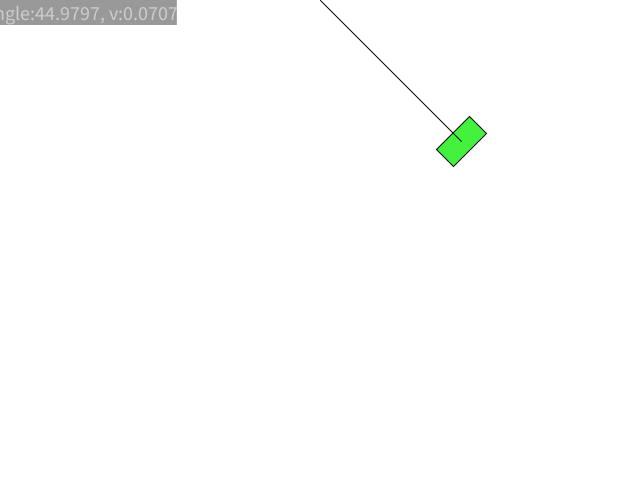
Frame 1 (no input)
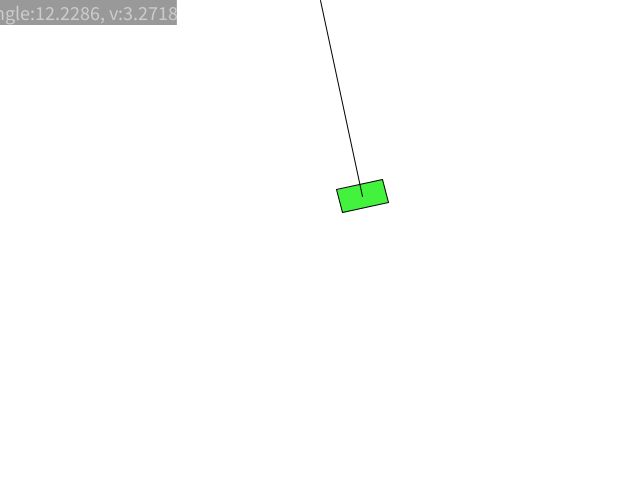
Frame 60 (the mouse pressed at the canvas centre just before this capture)
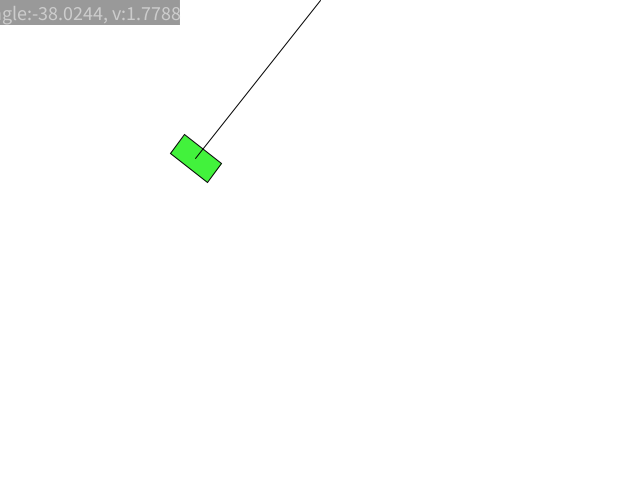
Frame 120 (the mouse held since frame 60 and released just before this capture)

The Processing sketch that drew these frames (run headless with seeded random() and noise(); from frame 60 on, the mouse is pressed at the canvas centre):

// Processing sketch: Pendulum
// ── Pendulum.pde
/* I thing my way is better than the book's code
   because I use the intergration of forces effect
   to work out the velocity */
final float G = 0.1;
final float size = 20.0;
Mover p;
void setup(){
    
    size(640, 480);
    p = new Mover(200, PI/4);
}

void draw(){
    background(255);

    PVector gravity  = new PVector(0, G * p.mass);
    PVector tForce   = _t(p);
    p.applyForce(gravity);
    p.applyForce(tForce);
    p.update(); 
    p.display();
    
    _textOut(80, 20);
}

/* Here use a approximate formula:
    Pendulum's arm length:L
    Ball's mass:m
    Start angle:Q
    Current angle:a
    current velocity'mag:v
    Tension = m * G * cos(a) + m * v * v / L
    
    Derived from Conservative law of mechanical engergy:
    m * v * v / 2 = m * G * L (1 - cosQ)
    */
PVector _t(Mover p){
    float v = p.velocity.mag();
    float t = p.mass * G * cos(p.curAngle) + p.mass * v * v / p.arm;
    PVector tForce = PVector.sub(new PVector(width/2, 0), p.location);
    tForce.normalize();
    tForce.mult(t);
    return tForce;
}
void _textOut(float x, float y){
    String out = String.format("angle:%04.4f, v:%04.4f", degrees(p.curAngle), p.velocity.mag());
    textSize(size);
    float tw = textWidth(out);
    rectMode(CENTER);
    fill(0, 102);
    noStroke();
    rect(x, y - size/2.0, tw, size*1.5);
    textAlign(CENTER);
    fill(204);
    text(out, x, y);
}

// ── Mover.pde
class Mover{
    PVector location;
    PVector velocity;
    PVector acceleration;

    color _color;
    float arm;
    float startAngle; 
    float curAngle;
    float mass;
    float angle = 0.0;
    float aVelocity = 0.0;
    float aAcceleration = 0.0;

    Mover(float arm, float startAngle){
        this.arm = arm;
        this.startAngle = startAngle;
        curAngle = startAngle;
        location = new PVector(0,0);
        location.x = width/2 + sin(this.startAngle) * arm;
        location.y = cos(this.startAngle) * arm;
        velocity = new PVector(0,0);
        acceleration = new PVector(0, 0);
        mass = random(0.5, 2);
        _color = color(random(255), random(255), random(255));
    }

    void update(){

        velocity.add(acceleration);
        location.add(velocity);
        _constraint();
       
        aAcceleration = acceleration.x / 10.0;
        aVelocity += aAcceleration;
        aVelocity = constrain(aVelocity, -0.1, 0.1);
        angle += aVelocity;

        curAngle = atan2(location.x - width/2, location.y);

        acceleration.mult(0);
    }

    void display(){

        float aa = atan2(velocity.y, velocity.x);
        stroke(0);
        fill(_color);
        rectMode(CENTER);
        pushMatrix();
        translate(location.x, location.y);
        rotate(aa);
        rect(0, 0, mass*32, mass*16);
        popMatrix();

        line(location.x, location.y, width/2, 0);
    }

    void applyForce(PVector force){
        PVector f = PVector.div(force, mass);
        acceleration.add(f);
    }


    void _constraint(){
    
        if(location.x > width){
            location.x = 0;
        }else if(location.x < 0){
            location.x = width;
        }

        if(location.y > height){
            location.y = 0;
        }else if(location.y < 0){
            location.y = height;
        }
    }

}
